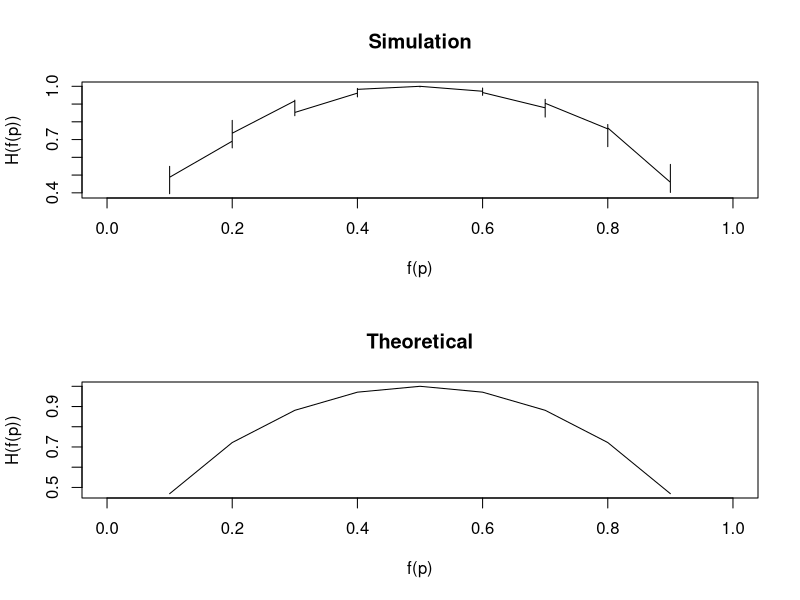

Here is the R script that generated this plot:

#' Practice 4.5
#' Simulate entropy and draw entropy function of
#'   H(f(p)) = -f(p)*log2(f(p)) -(1-f(p)*log2(1-f(p)))
#' where f(p) is step function, 0<=f(p)<=1

f = function(x) 1/10 * floor(10*x)
I = function(p) -log2(p)
p = seq(0, 1, 1/1000)

par(mfrow=c(2,1))

# 1. simulation part
H = function(p) {
  if(length(p) == 1) {
    N = 1000
    s = sample(c(T,F), N, replace=T, prob=c(p,1-p))
    p = length(which(s))/N
    q = length(which(!s))/N
    return(p*I(p)+q*I(q))
  } else {
    return(sapply(p, H))
  }
}
plot(f(p), H(f(p)), type='l', main='Simulation')

# 2. plot entropy function
H = function(p) -p*log2(p)-(1-p)*log2(1-p)
plot(f(p), H(f(p)), type='l', main='Theoretical')
